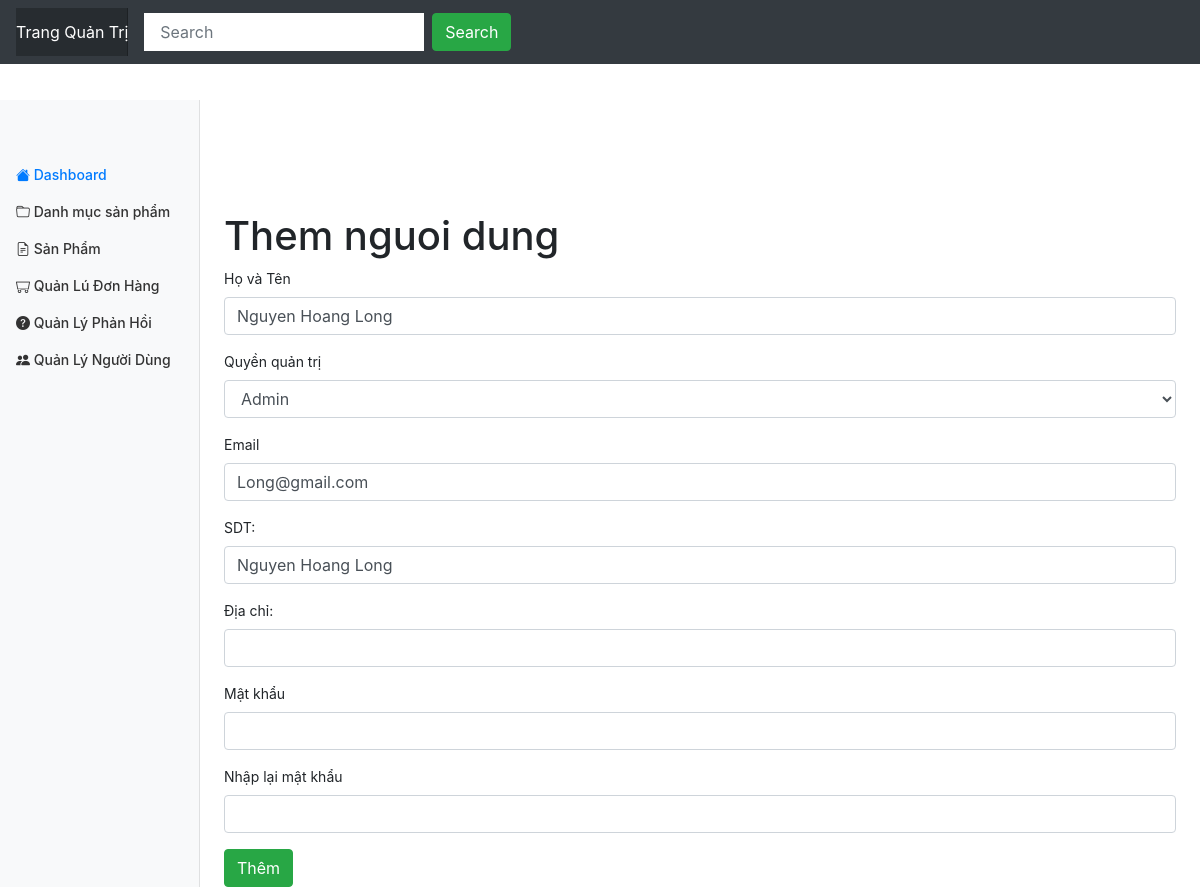
/admin/user/editor.php?id=5 (signed in), run on the app's committed database.
### tables this page shows
CREATE TABLE `user` (
  `id` int(11) NOT NULL,
  `fullname` varchar(50) DEFAULT NULL,
  `email` varchar(150) DEFAULT NULL,
  `phone_number` varchar(20) DEFAULT NULL,
  `address` varchar(200) DEFAULT NULL,
  `password` varchar(32) DEFAULT NULL,
  `role_id` int(11) DEFAULT NULL,
  `created_at` datetime DEFAULT NULL,
  `updated_at` datetime DEFAULT NULL,
  `deleted` int(11) DEFAULT NULL
);

### database/dbhelper.php (called while the page is built, shortened)
<?php
function executeResult($sql,$isSingle = false){
	$data = null;
	$conn = mysqli_connect(HOST,USERNAME,PASSWORD,DATABASE);
	mysqli_set_charset($conn,'utf8');
	$resultset = mysqli_query($conn,$sql);
	if($isSingle){
		$data = mysqli_fetch_array($resultset,1);
	}else{
		$data = [];
		while(($row = mysqli_fetch_array($resultset,1)) != null){
			$data[] = $row;
		}
	}
	return $data;
}

### utils/utility.php (called while the page is built, shortened)
<?php
function fixSqlInject($sql){
   $sql = str_replace('\\' , '\\\\', $sql);
   $sql = str_replace('\'' , '\\\'',  $sql);
      return $sql;
}
function getGet($key){
   $value = '';
   if(isset($_GET[$key])){
      $value = $_GET[$key];
      $value = fixSqlInject($value);
   }
   return trim($value);
}
?>

### admin/user/editor.php (the view, shortened to what this page needs)
<?php
    require_once'..\layouts\header.php';
    require_once'form_save.php';
    $id = getGet('id');
    if($id != '' && $id >0 ){
     $sql = "select * from user where id='$id'";
    $userItem = executeResult($sql,true);
    if($userItem != null){
      $fullname = $userItem['fullname'];
      $email = $userItem['email'];
      $phone_number = $userItem['fullname'];
      $address = $userItem['address'];
      $role_id = $userItem['role_id'];
    }else{
      $id = 0;
    }
    }
     $sql = "select * from Role";
     $roleItems = executeResult($sql);
?>
<div class="row">
  <div class="col-md-12 table-responsive">
    <h1 style="margin-top:100px">Them nguoi dung</h1>
    <div class="panel panel-primary">
      <div class="panel-body">
        <form method="post" onsubmit="return validateForm();">
          <div class="form-group">
          <label for="usr">Họ và Tên</label>
          <input required="true" type="text" class="form-control" id="usr" name="fullname" value="<?=$fullname?>">
        </div>
        <div class="form-group">
          <label for="usr">Quyền quản trị</label>
          <select class="form-control" name="role_id" id="role_id" required="true">
             <?php
              foreach ($roleItems as $role) {
                if($role['id'] == $role_id){
                  echo'<option selected value="'.$role['id'].'">'.$role['name'].'</option>';
                }else{
                  echo'<option value="'.$role['id'].'">'.$role['name'].'</option>';
                }
              }
             ?>
          </select>
        </div>
        <div class="form-group">
          <label for="email">Email</label>
          <input required="true" type="email" class="form-control" id="email" name="email" value="<?=$email?>">
        </div>
        <div class="form-group">
          <label for="phone_number">SDT:</label>
          <input required="true" type="tel" class="form-control" id="phone_number" name="phone_number" value="<?=$phone_number?>">
        </div>
        <div class="form-group">
          <label for="address">Địa chỉ:</label>
          <input required="true" type="text" class="form-control" id="address" name="address" value="<?=$address?>">
        </div>
        <div class="form-group">
          <label for="pwd">Mật khẩu</label>
          <input <?=($id > 0 ? '':'required="true"')?> type="password" class="form-control" id="pwd" name="password" minlength="6">
        </div>
        <div class="form-group">
          <label for="confirmation_pwd">Nhập lại mật khẩu</label>
          <input <?=($id > 0 ? '':'required="true"')?> type="password" class="form-control" id="confirmation_pwd" minlength="6">
        </div>
        <button class="btn btn-success">Thêm</button>
        </form>
      </div>
    </div>
  </div>
</div>
<?php
     require_once'..\layouts\footer.php';
 ?>

### assets/css/dashboard.css (style rules this page uses)
body { font-size: .875rem; }

### data on the page
user: fullname "Nguyen Hoang Long", email "Long@gmail.com", phone_number "Nguyen Hoang Long"

### other printed values
form field role_id "Admin"
